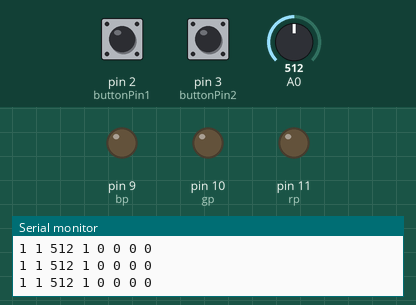
Recording of a sketch running on a simulated Arduino Uno, built with avr-gcc and run on an emulated ATmega328P. Parts: output pins drawn as LEDs (lit = HIGH), the last lines printed to the serial monitor. The inputs (shaded band) are chosen by the test bench; at power-on: pin 3 (buttonPin2) HIGH, A0 = 512, pin 2 (buttonPin1) HIGH.

Above: at 1.2 s.
1.3 s: pin 3 (buttonPin2) pulled LOW for 0.15 s
At 2.1 s:
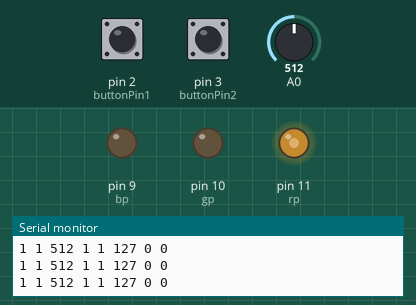
2.9 s: A0 set to 1023
At 3.3 s:
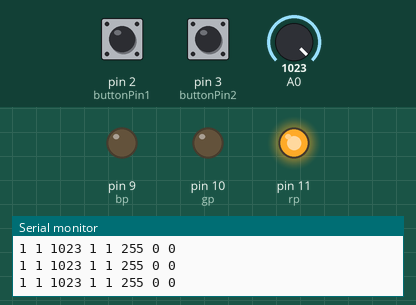
4.4 s: pin 2 (buttonPin1) pulled LOW for 0.15 s
At 5.6 s:
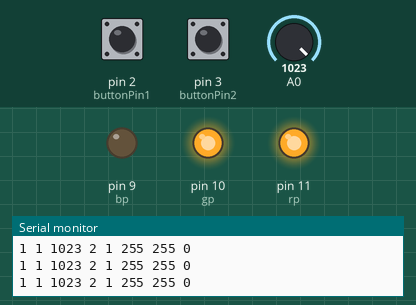
6.0 s: A0 set to 1004
At 7.2 s:
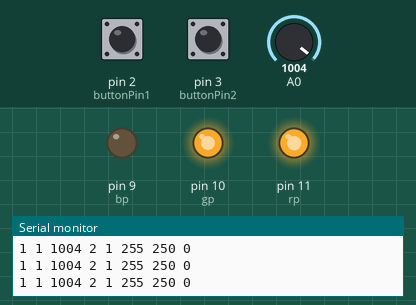
7.5 s: pin 2 (buttonPin1) pulled LOW for 1 s
At 8.0 s:
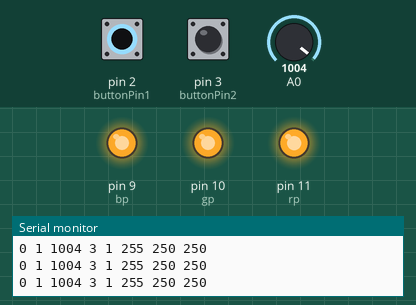
10.0 s: A0 set to 306
At 10.9 s:
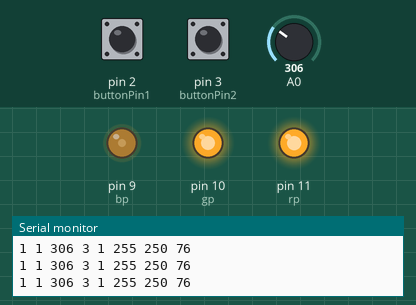
Timing chart, 0 to 12.5 s (numbered marks = the images above; inputs shaded):
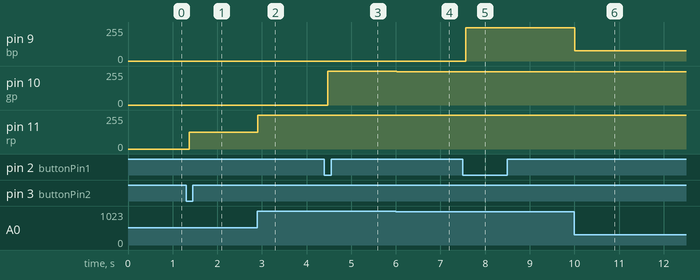

The sketch:

Work3.ino
```cpp
// Author: Armmy2530
// Create Time: 1/12/2022 8:15

const int buttonPin1 = 2;    // the number of the pushbutton pin
const int buttonPin2 = 3;    // the number of the pushbutton pin
const int rp = 11;    // the number of the pushbutton pin
const int gp = 10;    // the number of the pushbutton pin
const int bp = 9;    // the number of the pushbutton pin
const int debouch_ms = 50;

// Variables will change:
int buttonState1;
int lastButtonState1 = 1;
int buttonState2;
int lastButtonState2 = 1;
int count = 1, toggle_n = 0;
int r = 0, g = 0, b = 0;
void setup() {
  pinMode(buttonPin1, INPUT);
  pinMode(buttonPin2, INPUT);
  pinMode(rp, OUTPUT);
  pinMode(gp, OUTPUT);
  pinMode(bp, OUTPUT);
  Serial.begin(9600);
  // set initial LED state
}

void loop() {
  int buttonState1 = digitalRead(buttonPin1);
  int buttonState2 = digitalRead(buttonPin2);
  if (buttonState1 != lastButtonState1) {
    delay(debouch_ms);
    if (digitalRead(buttonPin1) == 0) {
      plus_count();
    }
  }
  if (buttonState2 != lastButtonState2) {
    delay(debouch_ms);
    if (digitalRead(buttonPin2) == 0) {
      toggle();
    }
  }
  if (toggle_n == 1) {
    if (count == 1) {
      r = int(float(analogRead(A0)) / 1023 * 255);
      analogWrite(rp,r);
    }
    else if (count == 2) {
      g = int(float(analogRead(A0)) / 1023 * 255);
      analogWrite(gp, g);
    }
    else if (count == 3) {
      b = int(float(analogRead(A0)) / 1023 * 255);
      analogWrite(bp, b);
    }
  }
    Serial.println(String(buttonState1)+" "+String(buttonState2)+" "+String(analogRead(A0))+" "+String(count)+" "+String(toggle_n)+" "+String(r)+" "+String(g)+" "+String(b));
  lastButtonState1 = buttonState1;
  lastButtonState2 = buttonState2;
}
void plus_count() {
  if (count == 3) {
    count = 1;
  }
  else {
    count++;
  }
}
void minus_count() {
  if (count == 1) {
    count = 3;
  }
  else {
    count--;
  }
}
void toggle() {
  if (toggle_n == 1) {
    toggle_n = 0;
  }
  else {
    toggle_n = 1;
  }
}
```

Measured:
- after the input at 1.3 s, pin 11 (rp): 0/255 → 127/255 after 0.07 s
- after the input at 2.9 s, pin 11 (rp): 127/255 → 255/255 at once
- after the input at 4.4 s, pin 10 (gp): 0/255 → 255/255 after 0.07 s
- after the input at 6.0 s, pin 10 (gp): 255/255 → 250/255 at once
- after the input at 7.5 s, pin 9 (bp): 0/255 → 250/255 after 0.07 s
- after the input at 10.0 s, pin 9 (bp): 250/255 → 76/255 at once
